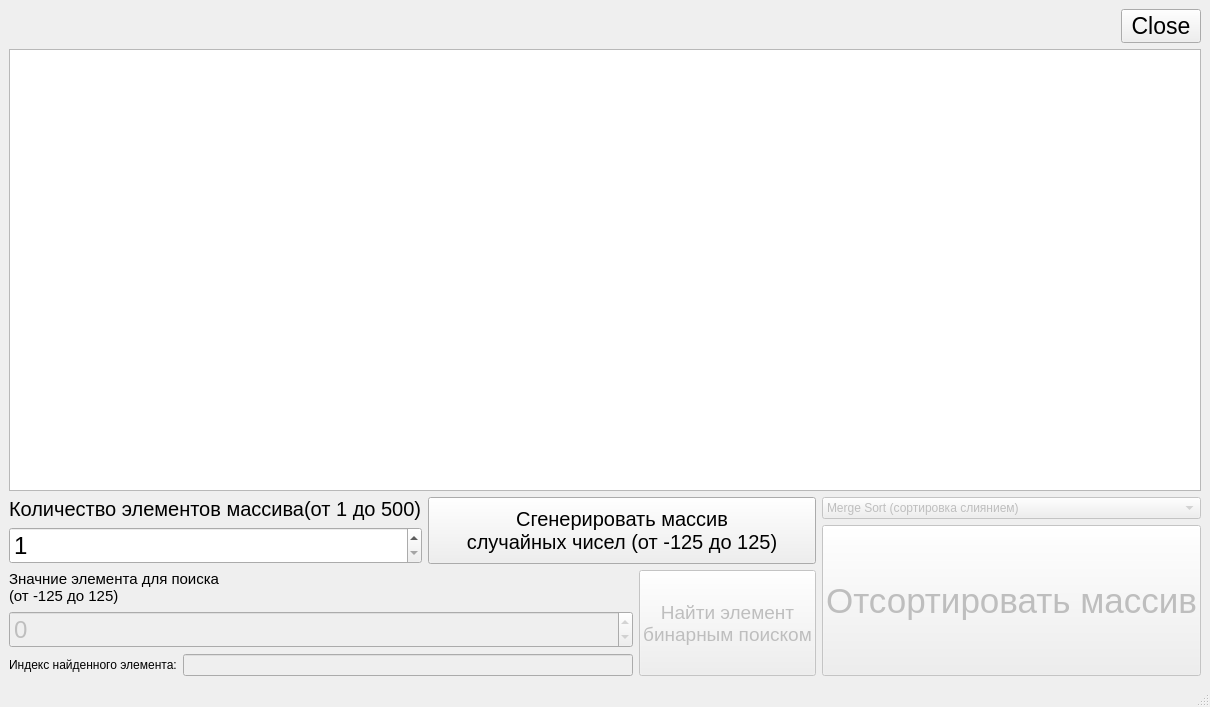
<?xml version="1.0" encoding="UTF-8"?>
<ui version="4.0">
 <class>MainWindow</class>
 <widget class="QMainWindow" name="MainWindow">
  <property name="geometry">
   <rect>
    <x>0</x>
    <y>0</y>
    <width>1210</width>
    <height>707</height>
   </rect>
  </property>
  <property name="windowTitle">
   <string>MainWindow</string>
  </property>
  <widget class="QWidget" name="centralwidget">
   <layout class="QGridLayout" name="gridLayout_3">
    <item row="0" column="0" colspan="2">
     <layout class="QVBoxLayout" name="verticalLayout_4">
      <item>
       <layout class="QHBoxLayout" name="horizontalLayout_2">
        <item>
         <spacer name="horizontalSpacer">
          <property name="orientation">
           <enum>Qt::Horizontal</enum>
          </property>
          <property name="sizeHint" stdset="0">
           <size>
            <width>40</width>
            <height>20</height>
           </size>
          </property>
         </spacer>
        </item>
        <item>
         <widget class="QPushButton" name="buttonClose">
          <property name="font">
           <font>
            <family>Ubuntu</family>
            <pointsize>17</pointsize>
           </font>
          </property>
          <property name="text">
           <string>Close</string>
          </property>
          <property name="icon">
           <iconset theme="application-exit"/>
          </property>
          <property name="iconSize">
           <size>
            <width>20</width>
            <height>20</height>
           </size>
          </property>
         </widget>
        </item>
       </layout>
      </item>
      <item>
       <widget class="QGraphicsView" name="graphicsView"/>
      </item>
     </layout>
    </item>
    <item row="1" column="1">
     <layout class="QVBoxLayout" name="verticalLayout_3">
      <item>
       <widget class="QComboBox" name="comboSorts">
        <property name="enabled">
         <bool>false</bool>
        </property>
        <item>
         <property name="text">
          <string>Merge Sort (сортировка слиянием)</string>
         </property>
        </item>
        <item>
         <property name="text">
          <string>Quick Sort (быстрая сортировка)</string>
         </property>
        </item>
        <item>
         <property name="text">
          <string>Heap Sort (сортировка кучей)</string>
         </property>
        </item>
       </widget>
      </item>
      <item>
       <widget class="QPushButton" name="buttonSort">
        <property name="enabled">
         <bool>false</bool>
        </property>
        <property name="sizePolicy">
         <sizepolicy hsizetype="Minimum" vsizetype="Minimum">
          <horstretch>0</horstretch>
          <verstretch>0</verstretch>
         </sizepolicy>
        </property>
        <property name="font">
         <font>
          <pointsize>26</pointsize>
         </font>
        </property>
        <property name="text">
         <string>Отсортировать массив</string>
        </property>
       </widget>
      </item>
     </layout>
    </item>
    <item row="1" column="0">
     <layout class="QVBoxLayout" name="verticalLayout_6">
      <item>
       <layout class="QHBoxLayout" name="horizontalLayout">
        <item>
         <layout class="QVBoxLayout" name="verticalLayout_2">
          <item>
           <widget class="QLabel" name="label">
            <property name="font">
             <font>
              <pointsize>15</pointsize>
             </font>
            </property>
            <property name="text">
             <string>Количество элементов массива(от 1 до 500)</string>
            </property>
           </widget>
          </item>
          <item>
           <widget class="QSpinBox" name="spinCountIndexes">
            <property name="font">
             <font>
              <pointsize>18</pointsize>
             </font>
            </property>
            <property name="minimum">
             <number>1</number>
            </property>
            <property name="maximum">
             <number>1000</number>
            </property>
           </widget>
          </item>
         </layout>
        </item>
        <item>
         <widget class="QPushButton" name="buttonGenerate">
          <property name="enabled">
           <bool>true</bool>
          </property>
          <property name="sizePolicy">
           <sizepolicy hsizetype="Minimum" vsizetype="Ignored">
            <horstretch>0</horstretch>
            <verstretch>0</verstretch>
           </sizepolicy>
          </property>
          <property name="font">
           <font>
            <pointsize>15</pointsize>
           </font>
          </property>
          <property name="text">
           <string>Сгенерировать массив
случайных чисел (от -125 до 125)</string>
          </property>
         </widget>
        </item>
       </layout>
      </item>
      <item>
       <layout class="QHBoxLayout" name="horizontalLayout_3">
        <item>
         <layout class="QHBoxLayout" name="horizontalLayout_5">
          <item>
           <layout class="QVBoxLayout" name="verticalLayout_5">
            <item>
             <widget class="QLabel" name="label_2">
              <property name="font">
               <font>
                <pointsize>11</pointsize>
               </font>
              </property>
              <property name="text">
               <string>Значние элемента для поиска
(от -125 до 125)</string>
              </property>
             </widget>
            </item>
            <item>
             <widget class="QSpinBox" name="spinSearch">
              <property name="enabled">
               <bool>false</bool>
              </property>
              <property name="font">
               <font>
                <pointsize>18</pointsize>
               </font>
              </property>
              <property name="minimum">
               <number>-125</number>
              </property>
              <property name="maximum">
               <number>125</number>
              </property>
             </widget>
            </item>
            <item>
             <layout class="QHBoxLayout" name="horizontalLayout_4">
              <item>
               <widget class="QLabel" name="label_3">
                <property name="text">
                 <string>Индекс найденного элемента:</string>
                </property>
               </widget>
              </item>
              <item>
               <widget class="QLineEdit" name="lineIndex">
                <property name="enabled">
                 <bool>false</bool>
                </property>
               </widget>
              </item>
             </layout>
            </item>
           </layout>
          </item>
          <item>
           <widget class="QPushButton" name="buttonBinSearch">
            <property name="enabled">
             <bool>false</bool>
            </property>
            <property name="sizePolicy">
             <sizepolicy hsizetype="Minimum" vsizetype="Preferred">
              <horstretch>0</horstretch>
              <verstretch>0</verstretch>
             </sizepolicy>
            </property>
            <property name="font">
             <font>
              <pointsize>14</pointsize>
             </font>
            </property>
            <property name="text">
             <string>Найти элемент
бинарным поиском</string>
            </property>
           </widget>
          </item>
         </layout>
        </item>
       </layout>
      </item>
     </layout>
    </item>
   </layout>
  </widget>
  <widget class="QMenuBar" name="menubar">
   <property name="geometry">
    <rect>
     <x>0</x>
     <y>0</y>
     <width>1210</width>
     <height>22</height>
    </rect>
   </property>
  </widget>
  <widget class="QStatusBar" name="statusbar"/>
 </widget>
 <resources/>
 <connections/>
</ui>
